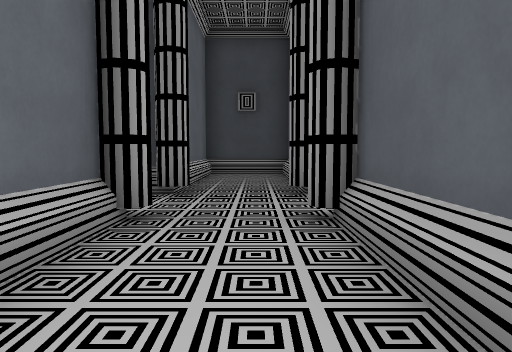
View 1 (above)

16 first-person views from a walk through a level from a Godot 3-D game. The camera is 1.3 m above the floor, tilts 4° down and sees 70° across. The floor is counted in squares, 2 m on a side. Each view is taken from the middle of a square. On the plan, view 1 faces up. The plan holds only what a view shows up to about 11 squares ahead; the rest is blank. The place goes on beyond the plan. Some surface patterns are stand-ins.

View 2
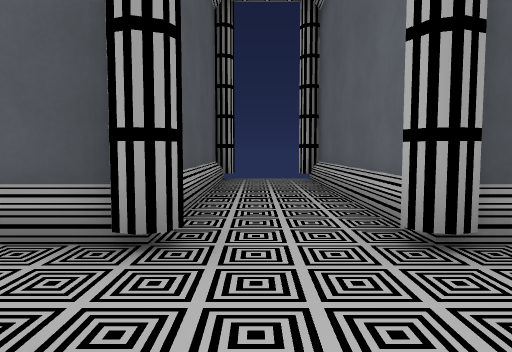

View 3
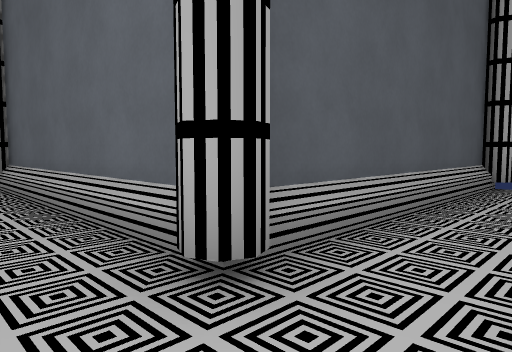

View 4
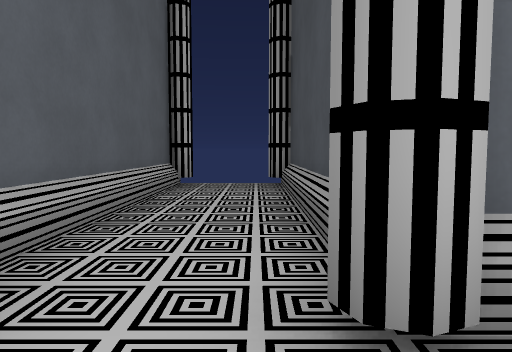

View 5
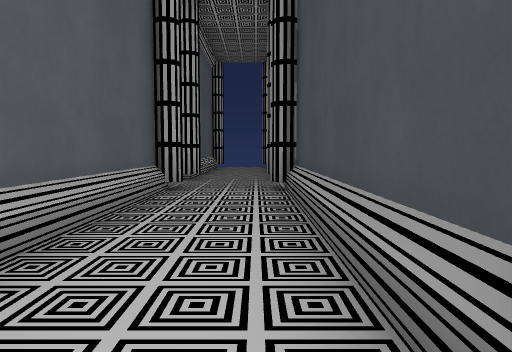

View 6
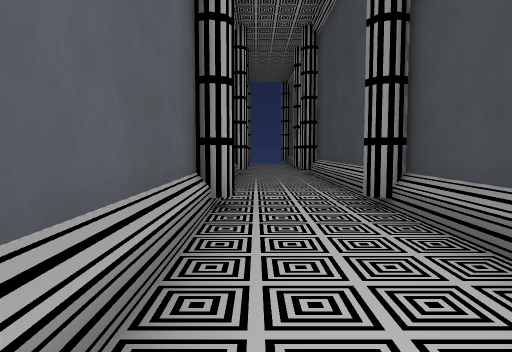

View 7
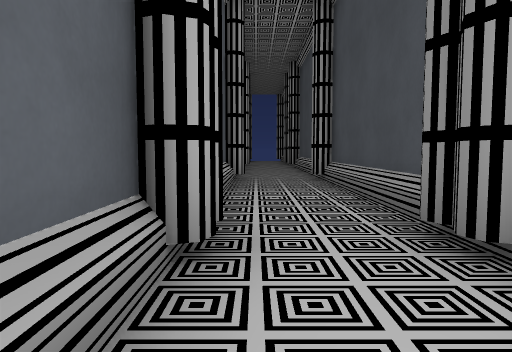

View 8
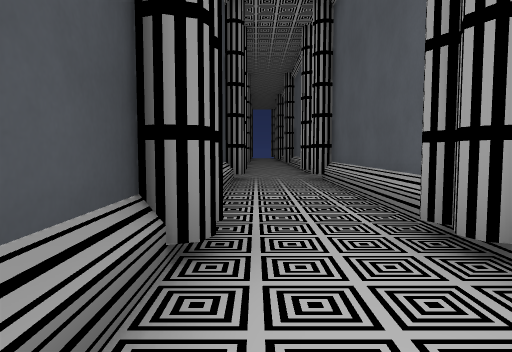

View 9
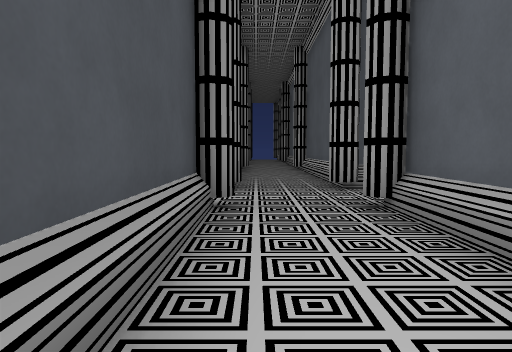

View 10
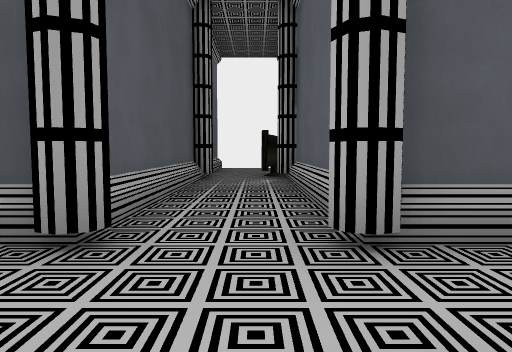

View 11
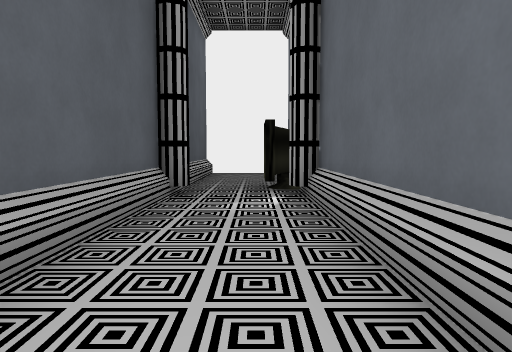

View 12
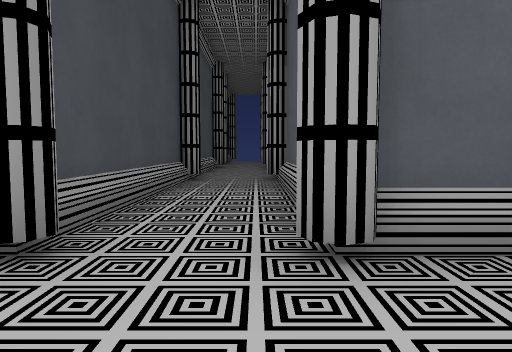

View 13
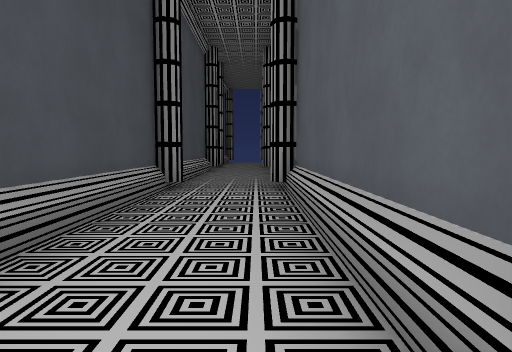

View 14
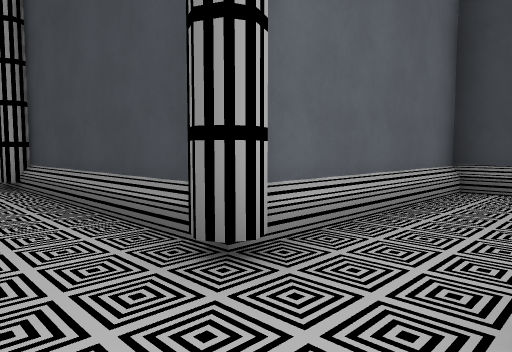

View 15
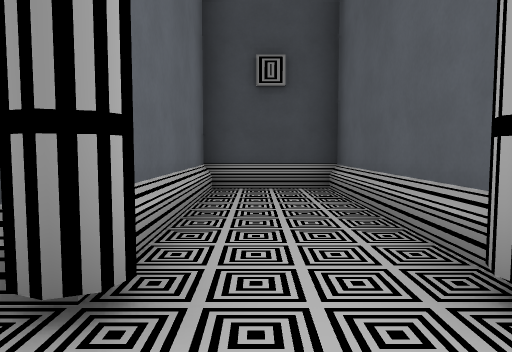

View 16
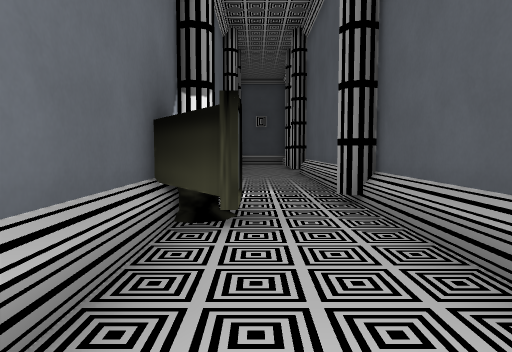

### Floor plan
Points are (right, up) in squares from view 1. A wall is a line through its corners. A room is listed if a view was taken in it or the views show most of it. See-through windows are left out.
Room 1 (view 1)
walls: (0.9, -2.2) (0.9, 3.3); (-1.4, 3.3) (-1.4, -2.4)
low walls: (0.8, -2.1) (0.8, 3.3); (-1.2, 3.3) (-1.2, 2.5)
ways out: opening at (0, 3) to room 2; gap at (-1, -3)
Room 2 (views 2, 3, 4, 5, 6, 7, 8, 9, 10, 11, 12, 13, 14, 15, 16)
walls: (12.1, 5.7) (6.9, 5.7); (12.9, 3.3) (18.1, 3.3); (6.9, 3.3) (10.1, 3.3); (6.1, 5.7) (0.9, 5.7); (18.1, 1.8) (18.1, -2.4); (18.3, 5.7) (12.9, 5.7); (20.4, 3.3) (26.1, 3.3); (0.8, 3.3) (4.8, 3.3); (18.1, -3.6) (18.1, -5.8); (20.4, -2.4) (20.4, 3.5); (1, 10.4) (-1.5, 10.4); (-1.4, 9.5) (-1.4, 7.7); (18.8, -7.5) (20.5, -7.5); (20.4, -6.5) (20.4, -2.6); (-3.2, 5.7) (-7, 5.7); (26.1, 5.7) (21, 5.7); (-7.1, 3.3) (-1.2, 3.3)
low walls: (11.8, 5.5) (6.8, 5.5); (13.2, 3.5) (18.2, 3.5); (6.4, 5.5) (0.9, 5.5); (17.9, 5.5) (12.8, 5.5); (18.3, 2.2) (18.3, -2.2); (20.4, 3.5) (25.9, 3.5); (20.3, 5.9) (20.3, 6.5); (18.3, -3.6) (18.3, -6); (0.8, 10.2) (-1.2, 10.2); (-2.5, 5.5) (-7, 5.5)
ways out: opening at (0, 3) to room 1; opening at (19, 6) to room 3
objects: computer (19, -3)
Room 3 (no view inside)
walls: (20.4, 6.1) (20.4, 10.2); (18.1, 10.2) (18.1, 6); (20.3, 10.4) (18.3, 10.4)
low walls: (20.3, 10.2) (18.3, 10.2) (18.3, 5.7)
ways out: opening at (19, 6) to room 2

Positions as (right, up) in squares from view 1, and headings:
1: (0, 0), facing up
2: (0, 6), facing down
3: (0, 5), facing down-left
4: (0, 5), facing left
5: (7, 5), facing left
6: (11, 4), facing left
7: (15, 4), facing left
8: (10, 5), facing right
9: (14, 5), facing right
10: (19, 6), facing down
11: (19, 3), facing down
12: (18, 4), facing right
13: (20, 4), facing right
14: (20, 4), facing up-left
15: (19, 4), facing up
16: (19, -7), facing up
